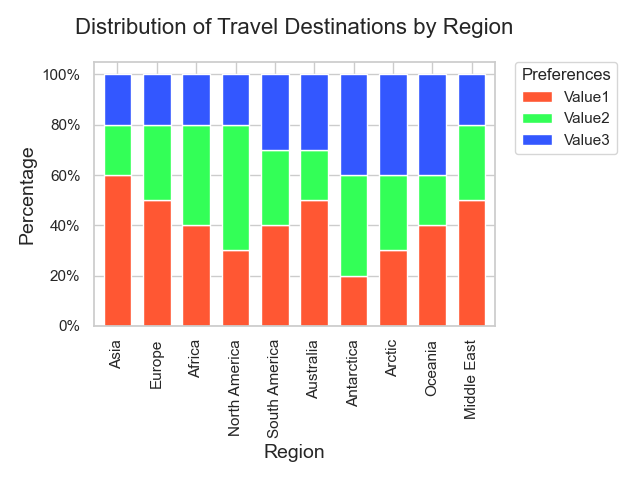

The script that drew this image:

import seaborn as sns
import pandas as pd
import matplotlib.pyplot as plt
from matplotlib.ticker import FuncFormatter

# Prepare the data in a DataFrame
data = {
    'Category': ['Asia', 'Europe', 'Africa', 'North America', 'South America', 'Australia', 'Antarctica', 'Arctic', 'Oceania', 'Middle East'],
    'Value1': [0.6, 0.5, 0.4, 0.3, 0.4, 0.5, 0.2, 0.3, 0.4, 0.5],
    'Value2': [0.2, 0.3, 0.4, 0.5, 0.3, 0.2, 0.4, 0.3, 0.2, 0.3],
    'Value3': [0.2, 0.2, 0.2, 0.2, 0.3, 0.3, 0.4, 0.4, 0.4, 0.2],
}
df = pd.DataFrame(data)
df.set_index('Category', inplace=True)

# Calculate the percentage
df_percentage = df.div(df.sum(axis=1), axis=0)

# Start the stacked bar plot
sns.set(style="whitegrid")

# Define the figure size
plt.figure(figsize=(10, 8))

# Create the vertical bar chart
df_percentage.plot(kind='bar', stacked=True, color=["#FF5733", "#33FF57", "#3357FF"], width=0.7)

# Modify the y-axis labels to display as percentages
formatter = FuncFormatter(lambda y, pos: "%d%%" % (y * 100))
plt.gca().yaxis.set_major_formatter(formatter)

# Customizing the plot (title, labels, legend)
plt.title('Distribution of Travel Destinations by Region', fontsize=16, pad=20)
plt.xlabel('Region', fontsize=14)
plt.ylabel('Percentage', fontsize=14)

# Adjust legend
plt.legend(title='Preferences', bbox_to_anchor=(1.05, 1), loc='upper left', borderaxespad=0.)

plt.tight_layout()
plt.show()
